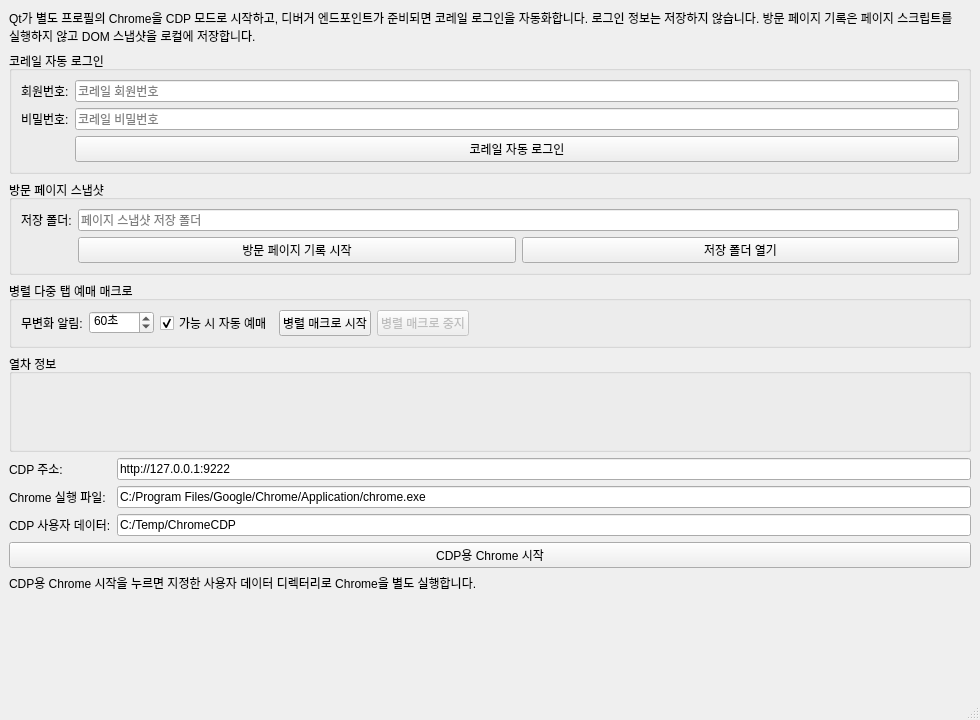
<?xml version="1.0" encoding="UTF-8"?>
<ui version="4.0">
 <class>MainWindow</class>
 <widget class="QMainWindow" name="MainWindow">
  <property name="geometry">
   <rect>
    <x>0</x>
    <y>0</y>
    <width>980</width>
    <height>720</height>
   </rect>
  </property>
  <property name="windowTitle">
   <string>Chrome CDP 새 창</string>
  </property>
  <widget class="QWidget" name="centralwidget">
   <layout class="QVBoxLayout" name="verticalLayout">
    <item>
     <widget class="QLabel" name="descriptionLabel">
      <property name="text">
       <string>Qt가 별도 프로필의 Chrome을 CDP 모드로 시작하고, 디버거 엔드포인트가 준비되면 코레일 로그인을 자동화합니다. 로그인 정보는 저장하지 않습니다. 방문 페이지 기록은 페이지 스크립트를 실행하지 않고 DOM 스냅샷을 로컬에 저장합니다.</string>
      </property>
      <property name="wordWrap">
       <bool>true</bool>
      </property>
     </widget>
    </item>
    <item>
     <widget class="QGroupBox" name="korailLoginGroupBox">
      <property name="title">
       <string>코레일 자동 로그인</string>
      </property>
      <layout class="QFormLayout" name="korailLoginFormLayout">
       <item row="0" column="0">
        <widget class="QLabel" name="memberNumberLabel">
         <property name="text">
          <string>회원번호:</string>
         </property>
        </widget>
       </item>
       <item row="0" column="1">
        <widget class="QLineEdit" name="memberNumberEdit">
         <property name="placeholderText">
          <string>코레일 회원번호</string>
         </property>
        </widget>
       </item>
       <item row="1" column="0">
        <widget class="QLabel" name="korailPasswordLabel">
         <property name="text">
          <string>비밀번호:</string>
         </property>
        </widget>
       </item>
       <item row="1" column="1">
        <widget class="QLineEdit" name="korailPasswordEdit">
         <property name="echoMode">
          <enum>QLineEdit::EchoMode::Password</enum>
         </property>
         <property name="placeholderText">
          <string>코레일 비밀번호</string>
         </property>
        </widget>
       </item>
       <item row="2" column="1">
        <widget class="QPushButton" name="korailAutoLoginButton">
         <property name="text">
          <string>코레일 자동 로그인</string>
         </property>
        </widget>
       </item>
      </layout>
     </widget>
    </item>
    <item>
     <widget class="QGroupBox" name="pageRecordingGroupBox">
      <property name="title">
       <string>방문 페이지 스냅샷</string>
      </property>
      <layout class="QFormLayout" name="pageRecordingFormLayout">
       <item row="0" column="0">
        <widget class="QLabel" name="snapshotDirectoryLabel">
         <property name="text">
          <string>저장 폴더:</string>
         </property>
        </widget>
       </item>
       <item row="0" column="1">
        <widget class="QLineEdit" name="snapshotDirectoryEdit">
         <property name="placeholderText">
          <string>페이지 스냅샷 저장 폴더</string>
         </property>
        </widget>
       </item>
       <item row="1" column="1">
        <layout class="QHBoxLayout" name="pageRecordingButtonLayout">
         <item>
          <widget class="QPushButton" name="pageRecordingButton">
           <property name="text">
            <string>방문 페이지 기록 시작</string>
           </property>
          </widget>
         </item>
         <item>
          <widget class="QPushButton" name="openSnapshotDirectoryButton">
           <property name="text">
            <string>저장 폴더 열기</string>
           </property>
          </widget>
         </item>
        </layout>
       </item>
      </layout>
     </widget>
    </item>
    <item>
     <widget class="QGroupBox" name="trainRefreshMacroGroupBox">
      <property name="title">
       <string>병렬 다중 탭 예매 매크로</string>
      </property>
      <layout class="QHBoxLayout" name="trainRefreshMacroLayout">
       <item>
        <widget class="QLabel" name="noScreenChangeTimeoutLabel">
         <property name="text">
          <string>무변화 알림:</string>
         </property>
        </widget>
       </item>
       <item>
        <widget class="QSpinBox" name="noScreenChangeTimeoutSpinBox">
         <property name="toolTip">
          <string>이 시간 동안 열차 조회 페이지의 DOM 변화가 없으면 ntfy 알림을 보냅니다.</string>
         </property>
         <property name="suffix">
          <string>초</string>
         </property>
         <property name="minimum">
          <number>10</number>
         </property>
         <property name="maximum">
          <number>3600</number>
         </property>
         <property name="value">
          <number>60</number>
         </property>
        </widget>
       </item>
       <item>
        <widget class="QCheckBox" name="autoBookWhenAvailableCheckBox">
         <property name="toolTip">
          <string>각 조회 탭에서 선택 열차의 예매 가능한 좌석을 찾으면, 해당 탭의 예매 버튼을 동시에 자동으로 누릅니다.</string>
         </property>
         <property name="text">
          <string>가능 시 자동 예매</string>
         </property>
         <property name="checked">
          <bool>true</bool>
         </property>
        </widget>
       </item>
       <item>
       <widget class="QPushButton" name="startTrainRefreshMacroButton">
         <property name="text">
          <string>병렬 매크로 시작</string>
         </property>
        </widget>
       </item>
       <item>
       <widget class="QPushButton" name="stopTrainRefreshMacroButton">
         <property name="enabled">
          <bool>false</bool>
         </property>
         <property name="text">
          <string>병렬 매크로 중지</string>
         </property>
        </widget>
       </item>
       <item>
        <spacer name="trainRefreshMacroSpacer">
         <property name="orientation">
          <enum>Qt::Orientation::Horizontal</enum>
         </property>
         <property name="sizeHint" stdset="0">
          <size>
           <width>40</width>
           <height>20</height>
          </size>
         </property>
        </spacer>
       </item>
      </layout>
     </widget>
    </item>
    <item>
     <widget class="QGroupBox" name="trainInfoGroupBox">
      <property name="title">
       <string>열차 정보</string>
      </property>
      <layout class="QVBoxLayout" name="trainInfoLayout">
       <item>
        <widget class="QTabWidget" name="trainInfoTabWidget">
         <property name="documentMode">
          <bool>true</bool>
         </property>
         <property name="usesScrollButtons">
          <bool>true</bool>
         </property>
        </widget>
       </item>
      </layout>
     </widget>
    </item>
    <item>
     <layout class="QFormLayout" name="formLayout">
      <item row="0" column="0">
       <widget class="QLabel" name="debuggerEndpointLabel">
        <property name="text">
         <string>CDP 주소:</string>
        </property>
       </widget>
      </item>
      <item row="0" column="1">
       <widget class="QLineEdit" name="debuggerEndpointEdit">
        <property name="text">
         <string>http://127.0.0.1:9222</string>
        </property>
        <property name="placeholderText">
         <string>http://127.0.0.1:9222</string>
        </property>
       </widget>
      </item>
      <item row="1" column="0">
       <widget class="QLabel" name="chromeExecutableLabel">
        <property name="text">
         <string>Chrome 실행 파일:</string>
        </property>
       </widget>
      </item>
      <item row="1" column="1">
       <widget class="QLineEdit" name="chromeExecutableEdit">
        <property name="text">
         <string>C:/Program Files/Google/Chrome/Application/chrome.exe</string>
        </property>
       </widget>
      </item>
      <item row="2" column="0">
       <widget class="QLabel" name="userDataDirLabel">
        <property name="text">
         <string>CDP 사용자 데이터:</string>
        </property>
       </widget>
      </item>
      <item row="2" column="1">
       <widget class="QLineEdit" name="userDataDirEdit">
        <property name="text">
         <string>C:/Temp/ChromeCDP</string>
        </property>
       </widget>
      </item>
     </layout>
    </item>
    <item>
     <widget class="QPushButton" name="startChromeButton">
      <property name="text">
       <string>CDP용 Chrome 시작</string>
      </property>
     </widget>
    </item>
    <item>
     <widget class="QLabel" name="statusLabel">
      <property name="text">
       <string>CDP용 Chrome 시작을 누르면 지정한 사용자 데이터 디렉터리로 Chrome을 별도 실행합니다.</string>
      </property>
      <property name="wordWrap">
       <bool>true</bool>
      </property>
     </widget>
    </item>
    <item>
     <spacer name="verticalSpacer">
      <property name="orientation">
       <enum>Qt::Orientation::Vertical</enum>
      </property>
      <property name="sizeHint" stdset="0">
       <size>
        <width>20</width>
        <height>40</height>
       </size>
      </property>
     </spacer>
    </item>
   </layout>
  </widget>
  <widget class="QMenuBar" name="menubar">
   <property name="geometry">
    <rect>
     <x>0</x>
     <y>0</y>
     <width>980</width>
     <height>21</height>
    </rect>
   </property>
  </widget>
  <widget class="QStatusBar" name="statusbar"/>
 </widget>
 <resources/>
 <connections/>
</ui>
